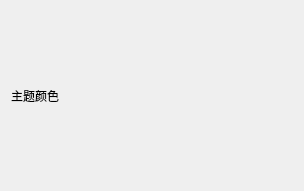
<?xml version="1.0" encoding="UTF-8"?>
<ui version="4.0">
 <class>SelectColorWidget</class>
 <widget class="QWidget" name="SelectColorWidget">
  <property name="geometry">
   <rect>
    <x>0</x>
    <y>0</y>
    <width>304</width>
    <height>191</height>
   </rect>
  </property>
  <property name="windowTitle">
   <string>Form</string>
  </property>
  <layout class="QVBoxLayout" name="verticalLayout" stretch="0,0,1">
   <item>
    <widget class="QLabel" name="label">
     <property name="text">
      <string>主题颜色</string>
     </property>
    </widget>
   </item>
   <item>
    <layout class="QHBoxLayout" name="horizontalLayout"/>
   </item>
   <item>
    <layout class="QGridLayout" name="gridLayout"/>
   </item>
  </layout>
 </widget>
 <resources/>
 <connections/>
</ui>
